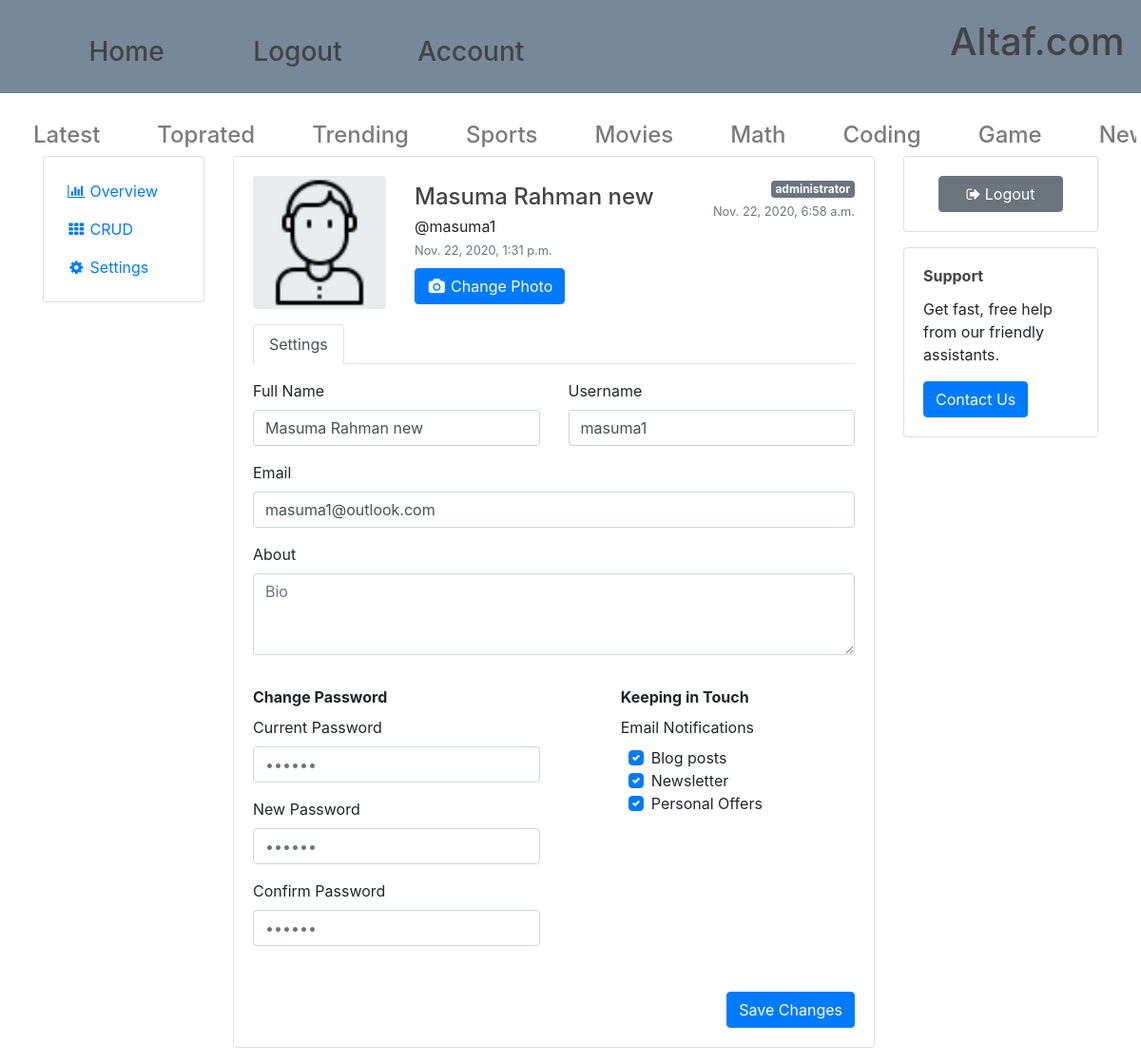
Page /account/14/edit/ (signed in) on the committed database.
### account/models.py (models this page shows, shortened)
class Account(AbstractBaseUser):
		email 					= models.EmailField(verbose_name="email", max_length=60, unique=True)
		username 				= models.CharField(max_length=30, unique=True)
		date_joined				= models.DateTimeField(verbose_name='date joined', auto_now_add=True)
		last_login				= models.DateTimeField(verbose_name='last login', auto_now=True)
		is_admin				= models.BooleanField(default=False)
		is_active				= models.BooleanField(default=True)
		is_staff				= models.BooleanField(default=False)
		is_superuser			= models.BooleanField(default=False)
		profile_image                 =  models.ImageField(default='images/man.png',upload_to='profile_pics')
		bio                     =  models.CharField(max_length=100,null=True,blank=True)
		hide_email              = models.BooleanField(default=True)
		full_name               = models.CharField(max_length=30,null=True,blank=True)
		USERNAME_FIELD = 'email'
		REQUIRED_FIELDS = ['username']
		objects = MyAccountManager()

### account/views.py (the view)
# urls.py: path('<user_id>/edit/',edit_account_view, name="edit"),
def edit_account_view(request, *args, **kwargs):
	if not request.user.is_authenticated:
		return redirect("login")
	user_id = kwargs.get("user_id")
	account = Account.objects.get(pk=user_id)
	if account.pk != request.user.pk:
		return HttpResponse("You cannot edit someone elses profile.")
	context = {}
	if request.POST:
			form = AccountUpdateForm(request.POST, request.FILES, instance=request.user)
			if form.is_valid():
				form.save()
				new_username = form.cleaned_data['username']
				return redirect("account:profile-page")
			else:
				form = AccountUpdateForm(request.POST, instance=request.user,
					initial={
						"id": account.pk,
						"email": account.email,
						"username": account.username,
						"profile_image": account.profile_image,
						"hide_email": account.hide_email,
						"bio": account.bio,
						"full_name": account.full_name,
					}
				)
				context['form'] = form
	else:
		form = AccountUpdateForm(
			initial={
					"id": account.pk,
					"email": account.email,
					"username": account.username,
					"profile_image": account.profile_image,
					"bio": account.bio,
					"full_name": account.full_name,
				}
			)
		context['form'] = form
	context['DATA_UPLOAD_MAX_MEMORY_SIZE'] = settings.DATA_UPLOAD_MAX_MEMORY_SIZE
	return render(request, "account/edit_account.html", context)

### account/forms.py (shortened to what this page needs)
class AccountUpdateForm(forms.ModelForm):
    class Meta:
        model = Account
        fields = ('username', 'email', 'full_name','bio' )

### account/templates/account/edit_account.html (shortened to what this page needs)
{%extends 'baseapp/main.html' %}
{% load static %}
{% block content %}
<div class="container">
	<div class="row flex-lg-nowrap">
	  <div class="col-12 col-lg-auto mb-3" style="width: 200px;">
		<div class="card p-3">
		  <div class="e-navlist e-navlist--active-bg">
			<ul class="nav">
			  <li class="nav-item"><a class="nav-link px-2 active" href="./overview.html"><i class="fa fa-fw fa-bar-chart mr-1"></i><span>Overview</span></a></li>
			  <li class="nav-item"><a class="nav-link px-2" href="./users.html"><i class="fa fa-fw fa-th mr-1"></i><span>CRUD</span></a></li>
			  <li class="nav-item"><a class="nav-link px-2" href="./settings.html"><i class="fa fa-fw fa-cog mr-1"></i><span>Settings</span></a></li>
			</ul>
		  </div>
		</div>
	  </div>
	  <div class="col">
		<div class="row">
		  <div class="col mb-3">
			<div class="card">
			  <div class="card-body">
				<div class="e-profile">
				  <div class="row">
					<div class="col-12 col-sm-auto mb-3">
					  <div class="mx-auto" style="width: 140px;">
						  <img  class="d-flex justify-content-center align-items-center rounded" style="height: 140px; background-color: rgb(233, 236, 239);"  src="{{form.initial.profile_image.url  }}" alt="codingwithmitch logo">
					  </div>
					</div>
					<div class="col d-flex flex-column flex-sm-row justify-content-between mb-3">
					  <div class="text-center text-sm-left mb-2 mb-sm-0">
						<h4 class="pt-sm-2 pb-1 mb-0 text-nowrap">{{request.user.full_name}}</h4>
						<p class="mb-0">@{{request.user.username}}</p>
						<div class="text-muted"><small>{{request.user.last_login}}</small></div>
						<div class="mt-2">
						  <button class="btn btn-primary" type="button">
							<i class="fa fa-fw fa-camera"></i>
							<span>Change Photo</span>
						  </button>
						</div>
					  </div>
					  <div class="text-center text-sm-right">
						<span class="badge badge-secondary">administrator</span>
						<div class="text-muted"><small>{{request.user.date_joined}}</small></div>
					  </div>
					</div>
				  </div>
				  <ul class="nav nav-tabs">
					<li class="nav-item"><a href="" class="active nav-link">Settings</a></li>
				  </ul>
				  <div class="tab-content pt-3">
					<div class="tab-pane active">
					  <form class="form" method="post"novalidate="">
						<div class="row">
						  <div class="col">
							<div class="row">
							  <div class="col">
								<div class="form-group">
								  <label>Full Name</label>
								  <input class="form-control" type="text" name="full_name" placeholder="name" required value="{{form.initial.full_name}}">
								</div>
							  </div>
							  <div class="col">
								<div class="form-group">
								  <label>Username</label>
								  <input class="form-control" type="text" name="username" placeholder="Username" required value="{{form.initial.username}}">
								</div>
							  </div>
							</div>
							<div class="row">
							  <div class="col">
								<div class="form-group">
								  <label>Email</label>
								  <input type="email" name="email"  class="form-control" placeholder="Email address" required autofocus value={{form.initial.email}}>
								</div>
							  </div>
							</div>
							<div class="row">
							  <div class="col mb-3">
								<div class="form-group">
								  <label>About</label>
								  <textarea type="text" name="bio" id="id_input_username" class="form-control" placeholder="Bio" required
								  value="{{form.initial.bio}}" rows="3"></textarea>
								</div>
							  </div>
							</div>
						  </div>
						</div>
						<div class="row">
						  <div class="col-12 col-sm-6 mb-3">
							<div class="mb-2"><b>Change Password</b></div>
							<div class="row">
							  <div class="col">
								<div class="form-group">
								  <label>Current Password</label>
								  <input class="form-control" type="password" placeholder="••••••">
								</div>
							  </div>
							</div>
							<div class="row">
							  <div class="col">
								<div class="form-group">
								  <label>New Password</label>
								  <input class="form-control" type="password" placeholder="••••••">
								</div>
							  </div>
							</div>
							<div class="row">
							  <div class="col">
								<div class="form-group">
								  <label>Confirm <span class="d-none d-xl-inline">Password</span></label>
								  <input class="form-control" type="password" placeholder="••••••"></div>
							  </div>
							</div>
						  </div>
						  <div class="col-12 col-sm-5 offset-sm-1 mb-3">
							<div class="mb-2"><b>Keeping in Touch</b></div>
							<div class="row">
							  <div class="col">
								<label>Email Notifications</label>
								<div class="custom-controls-stacked px-2">
								  <div class="custom-control custom-checkbox">
									<label class="custom-control-label" for="notifications-blog">Blog posts</label>
								  </div>
								  <div class="custom-control custom-checkbox">
									<label class="custom-control-label" for="notifications-news">Newsletter</label>
								  </div>
								  <div class="custom-control custom-checkbox">
									<label class="custom-control-label" for="notifications-offers">Personal Offers</label>
								  </div>
								</div>
							  </div>
							</div>
						  </div>
						</div>
						<div class="row">
						  <div class="col d-flex justify-content-end">
							<button class="btn btn-primary" type="submit">Save Changes</button>
						  </div>
						</div>
					  </form>
					</div>
				  </div>
				</div>
			  </div>
			</div>
		  </div>
		  <div class="col-12 col-md-3 mb-3">
			<div class="card mb-3">
			  <div class="card-body">
				<div class="px-xl-3">
				  <button class="btn btn-block btn-secondary">
					<i class="fa fa-sign-out"></i>
					<span>Logout</span>
				  </button>
				</div>
			  </div>
			</div>
			<div class="card">
			  <div class="card-body">
				<h6 class="card-title font-weight-bold">Support</h6>
				<p class="card-text">Get fast, free help from our friendly assistants.</p>
				<button type="button" class="btn btn-primary">Contact Us</button>
			  </div>
			</div>
		  </div>
		</div>
	  </div>
	</div>
	</div>
	{% endblock content %}

### static/css/style.css (style rules this page uses)
* { padding: 0; margin: 0; }
body { background: #fafafa; color: #333333; margin-top: 5rem; }
h1, h2, h3, h4, h5, h6 { color: #444444; }
ul { margin: 0; }

### rows in the picture
Account: user.full_name "Masuma Rahman new", user.username "masuma1", user.last_login "Nov. 22, 2020, 1:31 p.m.", user.date_joined "Nov. 22, 2020, 6:58 a.m.", full_name "Masuma Rahman new", username "masuma1", email "masuma1@outlook.com"
